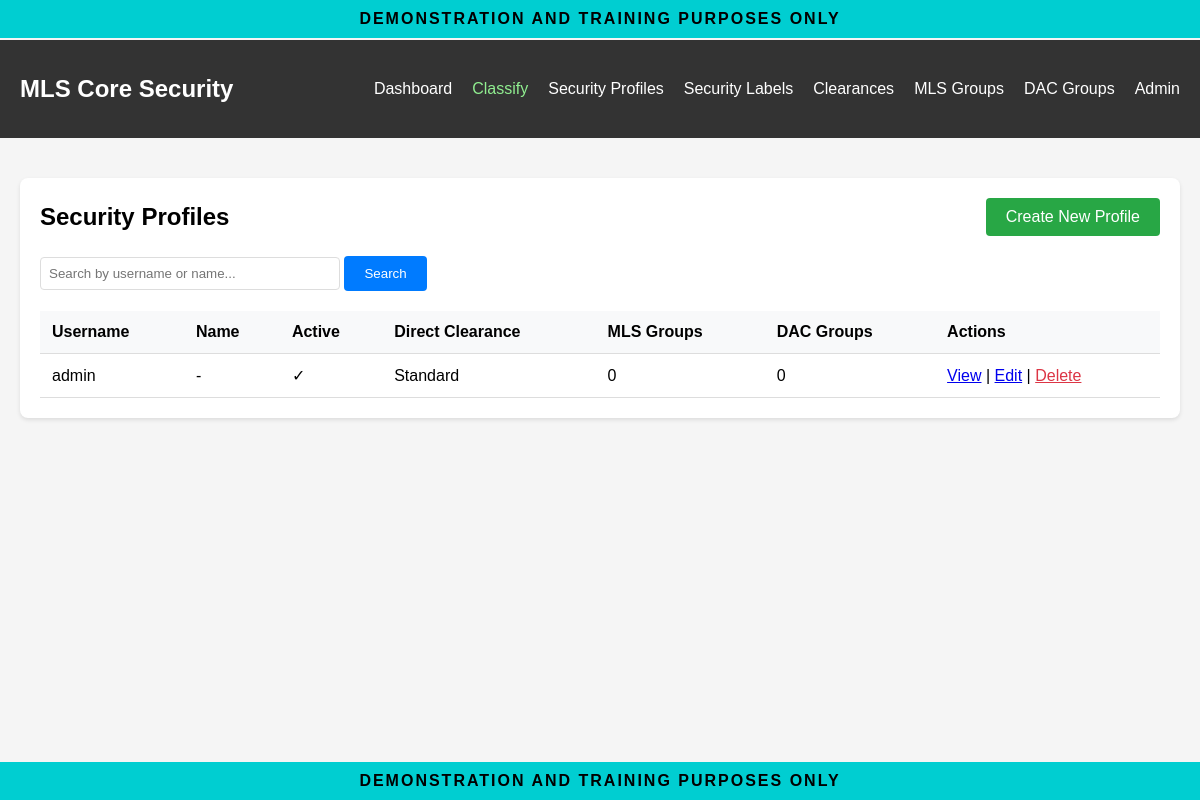
Before: /mls/profiles/ (signed in) with the older database file.
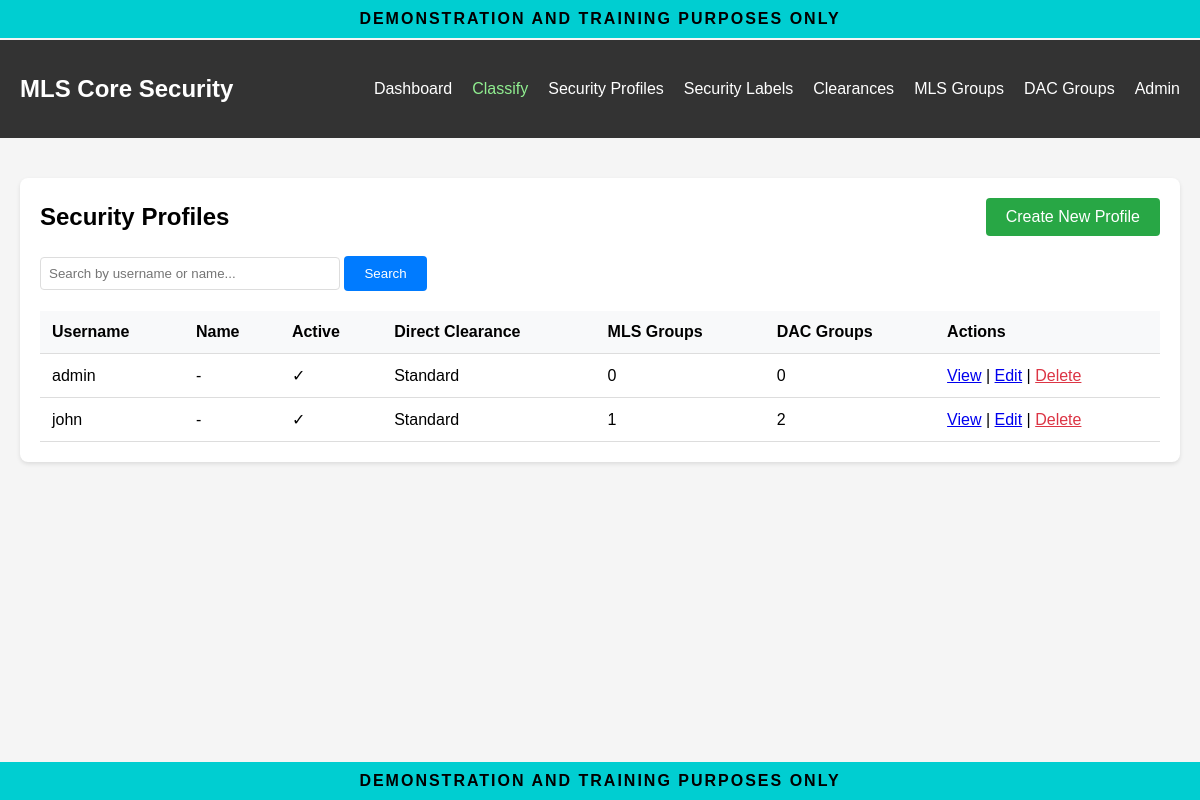
After: the same page with the newer database file.
### mls_core/models.py (models this page shows, shortened)
class SecurityProfile(models.Model):
    user = models.OneToOneField(
        User,
        on_delete=models.CASCADE,
        related_name='security_profile'
    )
    clearances = models.ForeignKey(
        SecurityClearance,
        on_delete=models.SET_NULL,
        null=True,
        blank=True,
        related_name='profiles',
        help_text="Direct security clearance (combined with group clearances)"
    )
    mls_groups = models.ManyToManyField(
        MLSGroup,
        related_name='members',
        blank=True,
        help_text="MLS groups (user gets ALL labels from ALL groups)"
    )
    dac_groups = models.ManyToManyField(
        DACGroup,
        related_name='members',
        blank=True,
        help_text="DAC groups (OR logic for discretionary access)"
    )
    clearance_expires = models.DateField(
        null=True,
        blank=True,
        help_text="Date when clearance expires (optional)"
    )
    notes = models.TextField(
        blank=True,
        help_text="Internal notes about this security profile"
    )
    is_active = models.BooleanField(
        default=True,
        help_text="Inactive profiles cannot access anything"
    )
    created_at = models.DateTimeField(auto_now_add=True)
    updated_at = models.DateTimeField(auto_now=True)
    class Meta:
        verbose_name = "Security Profile"
        verbose_name_plural = "Security Profiles"
        permissions = [
            ("security_manager", "Security Manager - Can edit profiles and assign labels"),
            ("senior_security_manager", "Senior Security Manager - Can CRUD all security objects"),
        ]

class SecurityClearance(models.Model):
    name = models.CharField(
        max_length=100,
        blank=True,
        help_text="Optional name for this clearance/classification"
    )
    securities = models.ManyToManyField(
        SecurityLabel,
        related_name="clearances",
        blank=True,
        help_text="The set of security labels"
    )
    description = models.TextField(
        blank=True,
        help_text="Description of this clearance level"
    )
    created_at = models.DateTimeField(auto_now_add=True)
    updated_at = models.DateTimeField(auto_now=True)
    class Meta:
        verbose_name = "Security Clearance"
        verbose_name_plural = "Security Clearances"

### mls_core/views.py (the view)
# urls.py: path('profiles/', views.profile_list, name='profile_list'),
@login_required
@permission_required('mls_core.security_manager', raise_exception=True)
def profile_list(request):
    profiles = SecurityProfile.objects.select_related('user', 'clearances').prefetch_related(
        'mls_groups', 'dac_groups'
    )
    query = request.GET.get('q')
    if query:
        profiles = profiles.filter(
            Q(user__username__icontains=query) |
            Q(user__first_name__icontains=query) |
            Q(user__last_name__icontains=query)
        )
    context = {
        'profiles': profiles,
        'query': query,
    }
    return render(request, 'mls_core/profile_list.html', context)

### mls_core/templates/mls_core/profile_list.html (shortened to what this page needs)
{% extends "mls_core/base.html" %}
{% block content %}
<div class="card">
    <div style="display: flex; justify-content: space-between; align-items: center; margin-bottom: 20px;">
        <h2 style="margin: 0;">Security Profiles</h2>
        <a href="{% url 'mls_core:profile_create_select_user' %}" class="btn" style="background-color: #28a745;">Create New Profile</a>
    </div>
    <form method="get" style="margin-bottom: 20px;">
        <div class="form-group">
            <input type="text" name="q" placeholder="Search by username or name..." value="{{ query|default:'' }}" style="width: 300px;">
            <button type="submit" class="btn">Search</button>
        </div>
    </form>
    <table>
        <thead>
            <tr>
                <th>Username</th>
                <th>Name</th>
                <th>Active</th>
                <th>Direct Clearance</th>
                <th>MLS Groups</th>
                <th>DAC Groups</th>
                <th>Actions</th>
            </tr>
        </thead>
        <tbody>
            {% for profile in profiles %}
            <tr>
                <td>{{ profile.user.username }}</td>
                <td>{{ profile.user.get_full_name|default:"-" }}</td>
                <td>{{ profile.is_active|yesno:"✓,✗" }}</td>
                <td>{{ profile.clearances.name|default:"-" }}</td>
                <td>{{ profile.mls_groups.count }}</td>
                <td>{{ profile.dac_groups.count }}</td>
                <td>
                    <a href="{% url 'mls_core:profile_detail' profile.id %}">View</a> |
                    <a href="{% url 'mls_core:profile_edit' profile.id %}">Edit</a> |
                    <a href="{% url 'mls_core:profile_delete' profile.id %}" style="color: #dc3545;">Delete</a>
                </td>
            </tr>
            {% empty %}
            <tr>
                <td colspan="7">No security profiles found.</td>
            </tr>
            {% endfor %}
        </tbody>
    </table>
</div>
{% endblock %}

### mls_core/templates/mls_core/base.html (shortened to what this page needs)
<!DOCTYPE html>
<html lang="en">
<head>
</head>
<body>
    <div class="demo-banner demo-banner-top">
        DEMONSTRATION AND TRAINING PURPOSES ONLY
    </div>
    <nav>
        <div class="container">
            <h1>MLS Core Security</h1>
            <ul>
                <li><a href="{% url 'mls_core:dashboard' %}">Dashboard</a></li>
                {% if user.is_authenticated %}
                    <li><a href="{% url 'mls_core:classification_helper' %}?return_url={% url 'mls_core:dashboard' %}" style="color: #90EE90;">Classify</a></li>
                    {% if perms.mls_core.security_manager %}
                        <li><a href="{% url 'mls_core:profile_list' %}">Security Profiles</a></li>
                    {% endif %}
                    {% if perms.mls_core.senior_security_manager %}
                        <li><a href="{% url 'mls_core:label_list' %}">Security Labels</a></li>
                        <li><a href="{% url 'mls_core:clearance_list' %}">Clearances</a></li>
                        <li><a href="{% url 'mls_core:mls_group_list' %}">MLS Groups</a></li>
                        <li><a href="{% url 'mls_core:dac_group_list' %}">DAC Groups</a></li>
                    {% endif %}
                    <li><a href="/admin/">Admin</a></li>
                {% endif %}
            </ul>
        </div>
    </nav>
    <div class="container">
        {% block content %}
        {% endblock %}
    </div>
    <div class="demo-banner demo-banner-bottom">
        DEMONSTRATION AND TRAINING PURPOSES ONLY
    </div>
</body>
</html>

### mls_core/templates/mls_core/base.html (style rules this page uses)
body { font-family: Arial, sans-serif; margin: 0; padding: 0; background-color: #f5f5f5; padding-top: 40px; padding-bottom: 40px; }
.demo-banner { position: fixed; left: 0; right: 0; background-color: #00CED1; color: #000; text-align: center; font-weight: bold; font-size: 16px; padding: 10px 0; z-index: 9999; letter-spacing: 2px; }
.demo-banner-top { top: 0; }
.demo-banner-bottom { bottom: 0; }
.container { max-width: 1200px; margin: 0 auto; padding: 20px; }
nav { background-color: #333; color: white; padding: 15px 0; margin-bottom: 20px; }
nav .container { display: flex; justify-content: space-between; align-items: center; }
nav h1 { margin: 0; font-size: 24px; }
nav ul { list-style: none; margin: 0; padding: 0; display: flex; gap: 20px; }
nav a { color: white; text-decoration: none; }
.card { background-color: white; padding: 20px; border-radius: 8px; box-shadow: 0 2px 4px rgba(0,0,0,0.1); margin-bottom: 20px; }
.card h2 { margin-top: 0; }
.btn { display: inline-block; padding: 10px 20px; background-color: #007bff; color: white; text-decoration: none; border-radius: 4px; border: none; cursor: pointer; }
table { width: 100%; border-collapse: collapse; }
th, td { padding: 12px; text-align: left; border-bottom: 1px solid #ddd; }
th { background-color: #f8f9fa; font-weight: bold; }
.form-group { margin-bottom: 15px; }
.form-group input[type="text"], .form-group input[type="number"], .form-group input[type="date"], .form-group select, .form-group textarea { width: 100%; padding: 8px; border: 1px solid #ddd; border-radius: 4px; box-sizing: border-box; }

Changed rows visible on the page:
added SecurityProfile: user.username "john", user.get_full_name "-", is_active "✓", clearances.name "Standard", mls_groups.count "1", dac_groups.count "2"
